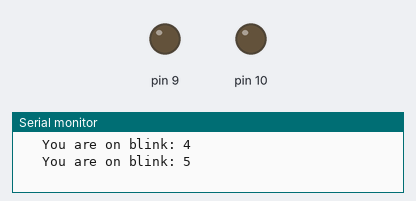
Bench run of a sketch on a simulated Arduino Uno, built with avr-gcc and run on an emulated ATmega328P. Shown: output pins drawn as LEDs (lit = HIGH), the last lines printed to the serial monitor.

Above: at 1.3 s.
At 2.43 s:
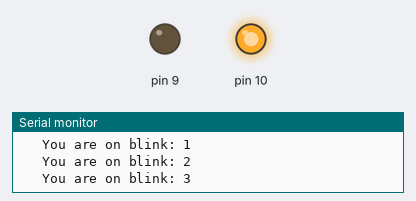
At 3.58 s:
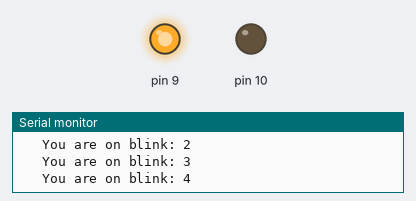
Timing chart, 0 to 3.9 s (numbered marks = the images above):
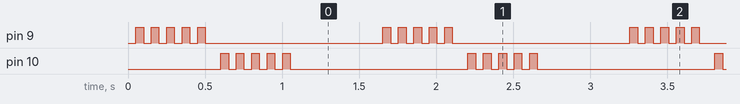

Measured:
- by itself, pin 9, pin 10: repeats every 1.6 s: 4 × (LOW 0.05 s, HIGH 0.05 s), LOW 1.2 s, HIGH 0.05 s

The sketch:

Blinking_LEDs.ino
```cpp
  int led1 = (9);   //setting the pin number for the led
  int led2 = (10);
  int dled1 = (50); //delay for led Number 1
  int dled2 = (50); //delay for led Number 2
  int dwait = (50); //delay before blinking starts
  int fwait = (500); //delay at end of cycle


void setup() {
  Serial.begin(115200);
  pinMode(led1, OUTPUT);      // This sets up what pins will the arduino have to output voltage to
  pinMode(led2, OUTPUT);
  Serial.println("Welcome to my Program");
}

void loop() {

  Serial.println("Red LED");
  delay(dwait);

  for (int j = 1; j <= 5; j = j + 1){

  Serial.print("   You are on blink: ");
  Serial.println(j);
  digitalWrite(led1, HIGH);             //This blinks the first led 5 times
  delay(dled1);
  digitalWrite(led1,LOW );
  delay(dled1);
  }

  Serial.println(" ");

  Serial.println("yellow led");
  delay(dwait);

for (int j = 1; j <= 5; j = j + 1){

  Serial.print("   You are on blink: ");
  Serial.println(j);
  digitalWrite(led2, HIGH);           //This blinks the second led 5 times
  delay(dled2);
  digitalWrite(led2,LOW );
  delay(dled2);
}
  Serial.println(" ");
  delay(fwait);
}
```
